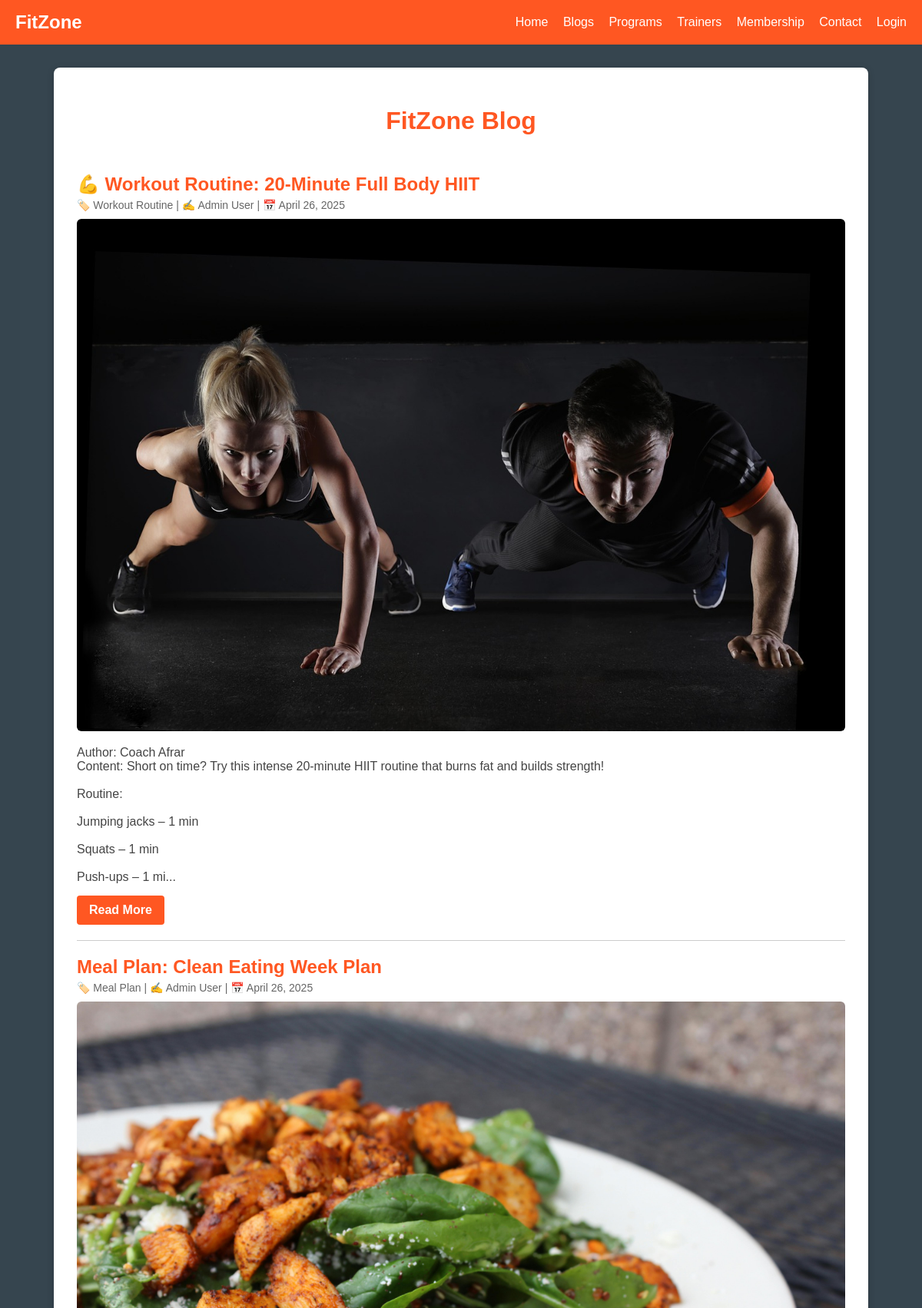
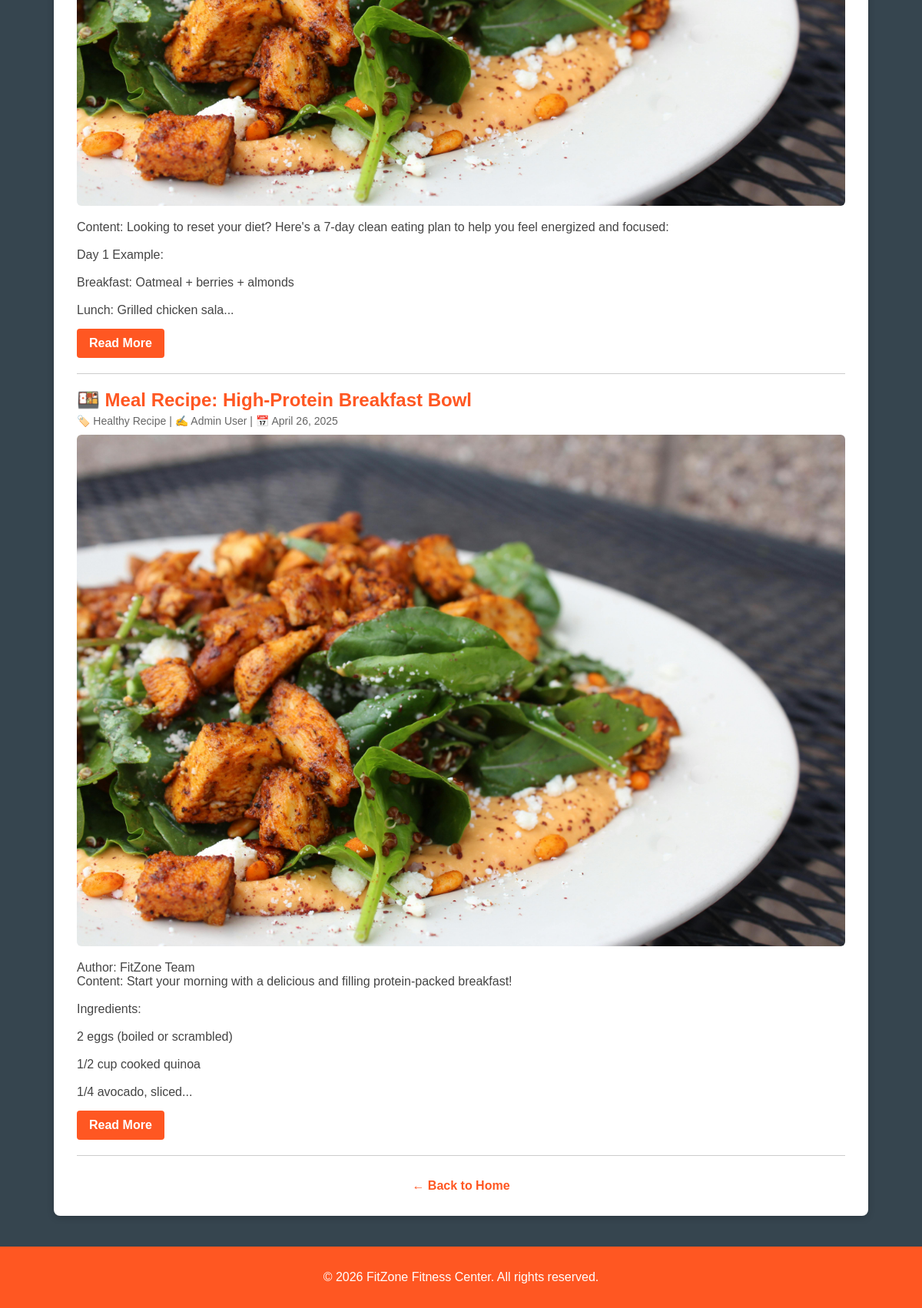
Screenshot of /Pages/blog.php with the database file from the repository (2 pictures, top to bottom).
### tables this page shows
CREATE TABLE IF NOT EXISTS `blog_posts` (
  `Post_ID` int NOT NULL AUTO_INCREMENT,
  `Title` varchar(255) DEFAULT NULL,
  `Content` text,
  `Author` varchar(100) DEFAULT NULL,
  `Category` varchar(100) DEFAULT NULL,
  `Image` varchar(100) NOT NULL,
  `Created_At` timestamp NOT NULL DEFAULT CURRENT_TIMESTAMP,
  PRIMARY KEY (`Post_ID`)
);

### Pages/blog.php (the view, shortened to what this page needs)
<?php
$conn = new mysqli("localhost", "root", "", "fitzone1");
$posts = $conn->query("SELECT * FROM blog_posts ORDER BY Created_At DESC");
?>
<!doctype html>
<html>
<head>
</head>
<body>
<div class="navbar">
  <div class="logo">FitZone</div>
  <div>
    <a href="index.php">Home</a>
    <a href="blog.php">Blogs</a>
    <a href="programs.php">Programs</a>
    <a href="trainers.php">Trainers</a>
    <a href="membership.php">Membership</a>
    <a href="contact.php">Contact</a>
    <a href="login.php">Login</a>
  </div>
</div>
<div class="container">
  <h1>FitZone Blog</h1>
  <?php while ($row = $posts->fetch_assoc()): ?>
    <div class="post">
      <h2><?php echo htmlspecialchars($row['Title']); ?></h2>
      <div class="meta">
        🏷️ <?php echo htmlspecialchars($row['Category']); ?> |
        ✍️ <?php echo htmlspecialchars($row['Author']); ?> |
        📅 <?php echo date("F j, Y", strtotime($row['Created_At'])); ?>
      </div>
      <?php if (!empty($row['Image'])): ?>
        <img src="uploads/<?php echo htmlspecialchars($row['Image']); ?>" alt="Blog Image">
      <?php endif; ?>
      <div class="excerpt">
        <?php
          $preview = substr(strip_tags($row['Content']), 0, 200);
          echo nl2br(htmlspecialchars($preview)) . "...";
        ?>
      </div>
      <a class="read-more" href="blog_details.php?id=<?php echo $row['Post_ID']; ?>">Read More</a>
    </div>
  <?php endwhile; ?>
  <div class="back">
    <a href="index.php">← Back to Home</a>
  </div>
</div>
<div class="footer">
  <p>&copy; <?php echo date("Y"); ?> FitZone Fitness Center. All rights reserved.</p>
</div>
</body>
</html>

### Pages/blog.php (style rules this page uses)
body { font-family: Arial, sans-serif; margin: 0; padding: 0; background-color: #36454F; color: white; }
.navbar { background-color: #ff5722; color: white; padding: 15px 20px; display: flex; justify-content: space-between; align-items: center; }
.navbar .logo { font-weight: bold; font-size: 24px; }
.navbar a { color: white; text-decoration: none; margin-left: 15px; font-size: 16px; }
.container { max-width: 1000px; margin: 30px auto; background: #fff; color: #333; padding: 30px; border-radius: 8px; box-shadow: 0 2px 10px rgba(0,0,0,0.2); }
h1 { text-align: center; color: #ff5722; margin-bottom: 30px; }
.post { border-bottom: 1px solid #ccc; padding: 20px 0; }
.post h2 { margin: 0; color: #ff5722; }
.meta { font-size: 14px; color: #666; margin-top: 5px; }
.post img { max-width: 100%; height: auto; border-radius: 6px; margin-top: 10px; }
.excerpt { margin: 15px 0; font-size: 16px; color: #444; }
.read-more { display: inline-block; background-color: #ff5722; color: white; padding: 10px 16px; text-decoration: none; border-radius: 4px; font-weight: bold; }
.back { text-align: center; margin-top: 30px; }
.back a { color: #ff5722; text-decoration: none; font-weight: bold; }
.footer { background-color: #ff5722; color: white; text-align: center; padding: 15px 0; margin-top: 40px; }

### rows the page displays
blog_posts: Title "💪 Workout Routine: 20-Minute Full Body HIIT", Category "Workout Routine", Author "Admin User", Created_At "April 26, 2025", Image (picture), Content "Author: Coach Afrar Content: Short on time? Try this intense 20-minute HIIT routine that burns fat and builds strength! Routine: Jumping jacks – 1 min Squats – 1 min Push-ups – 1 mi"
blog_posts: Title "Meal Plan: Clean Eating Week Plan", Category "Meal Plan", Author "Admin User", Created_At "April 26, 2025", Image (picture), Content "Content: Looking to reset your diet? Here's a 7-day clean eating plan to help you feel energized and focused: Day 1 Example: Breakfast: Oatmeal + berries + almonds Lunch: Grilled chicken sala"
blog_posts: Title "🍱 Meal Recipe: High-Protein Breakfast Bowl", Category "Healthy Recipe", Author "Admin User", Created_At "April 26, 2025", Image (picture), Content "Author: FitZone Team Content: Start your morning with a delicious and filling protein-packed breakfast! Ingredients: 2 eggs (boiled or scrambled) 1/2 cup cooked quinoa 1/4 avocado, sliced"
